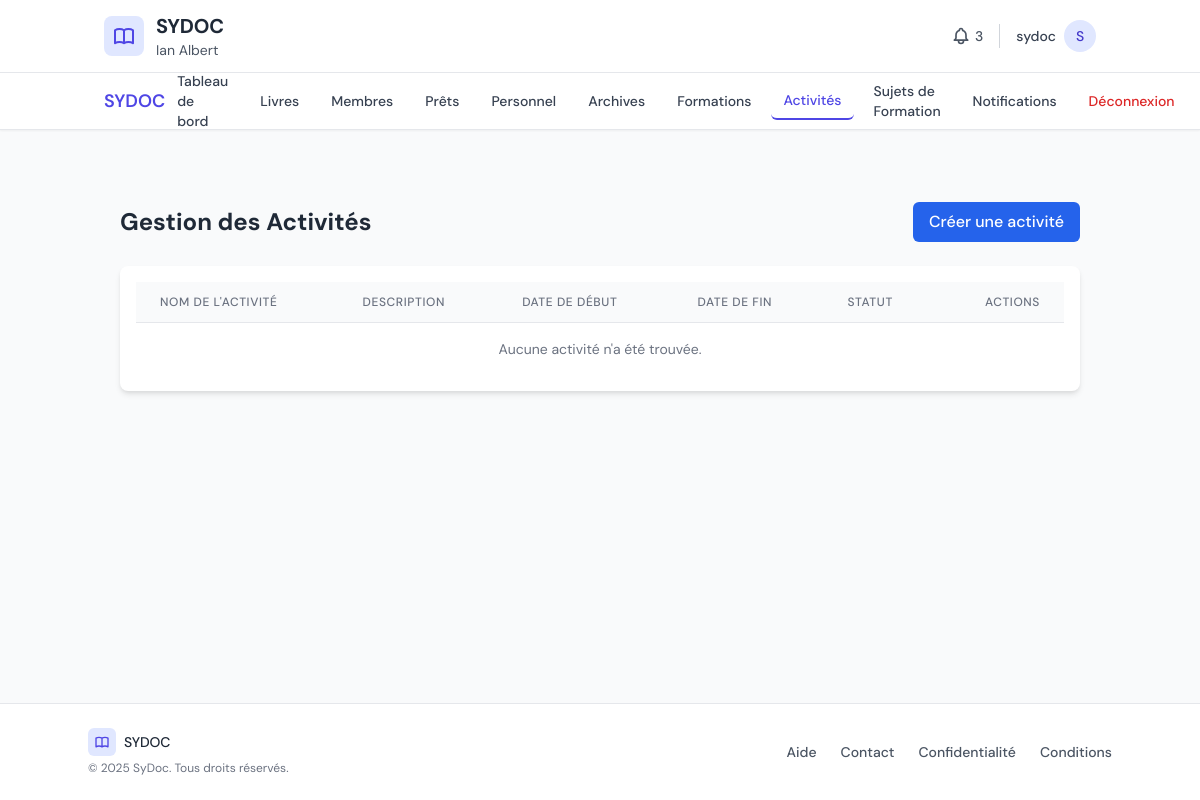
The page /center/activities/ (signed in) on the database as committed earlier.
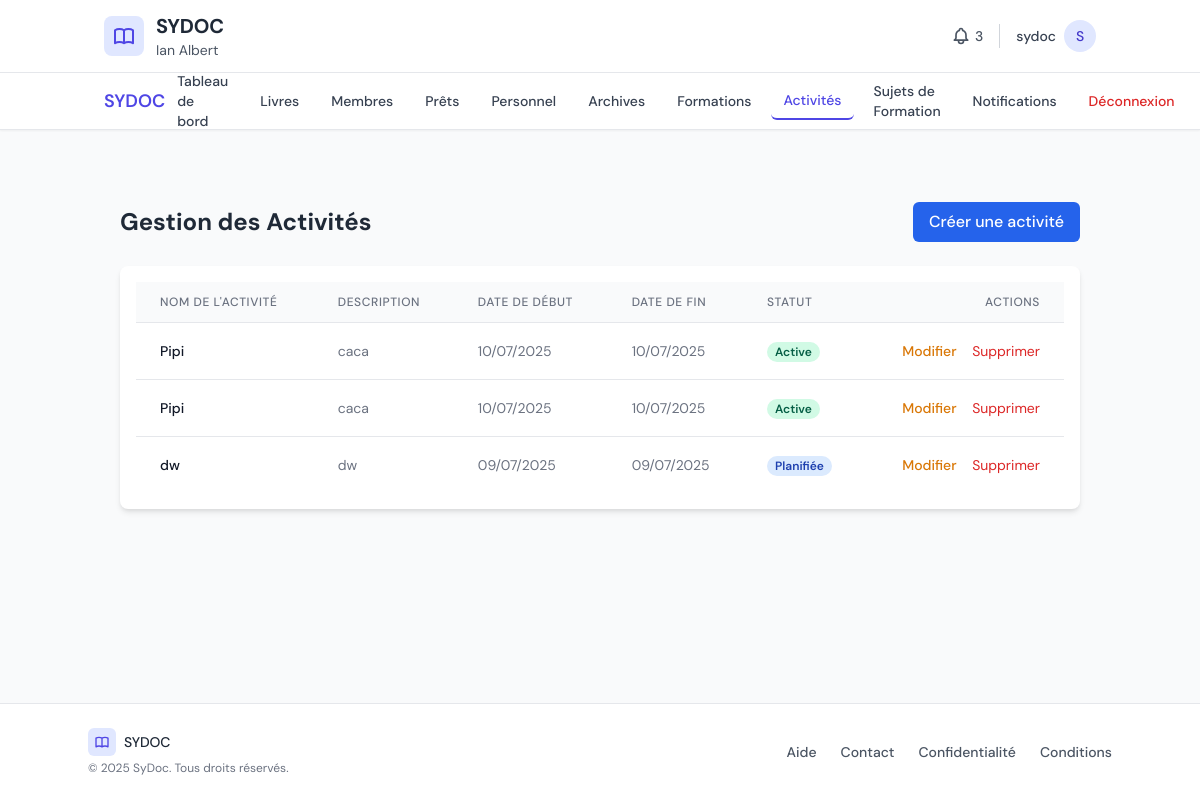
The same page on the database as committed later.
### core/models.py (models this page shows, shortened)
class DocumentationCenter(models.Model):
    name = models.CharField(max_length=255, unique=True, verbose_name=_("Nom du Centre"))
    email = models.EmailField(unique=True, verbose_name=_("E-mail du Centre (Officiel)"))
    phone_regex = RegexValidator(
        regex=r'^\+?1?\d{9,15}$',
        message=_("Le numéro de téléphone doit être entré au format : '+999999999'. Jusqu'à 15 chiffres autorisés.")
    )
    phone1 = models.CharField(validators=[phone_regex], max_length=17, blank=True, null=True, verbose_name=_("Téléphone 1"))
    phone2 = models.CharField(validators=[phone_regex], max_length=17, blank=True, null=True, verbose_name=_("Téléphone 2"))
    full_address = models.TextField(verbose_name=_("Adresse Complète"))
    department = models.ForeignKey(Department, on_delete=models.SET_NULL, null=True, verbose_name=_("Département"))
    arrondissement = models.ForeignKey(Arrondissement, on_delete=models.SET_NULL, null=True, blank=True, verbose_name=_("Arrondissement"))
    commune = models.ForeignKey(Commune, on_delete=models.SET_NULL, null=True, blank=True, verbose_name=_("Commune"))
    responsible_full_name = models.CharField(max_length=255, verbose_name=_("Nom Complet du Responsable"))
    responsible_phone1 = models.CharField(validators=[phone_regex], max_length=17, blank=True, null=True, verbose_name=_("Téléphone Responsable 1"))
    responsible_phone2 = models.CharField(validators=[phone_regex], max_length=17, blank=True, null=True, verbose_name=_("Téléphone Responsable 2"))
    responsible_address = models.TextField(verbose_name=_("Adresse du Responsable"))
    responsible_email = models.EmailField(verbose_name=_("E-mail Personnel du Responsable"))
    creation_date = models.DateTimeField(auto_now_add=True, verbose_name=_("Date de Création du Compte"))
    trial_start_date = models.DateField(default=timezone.now, verbose_name=_("Date de Début d'Essai"))
    trial_end_date = models.DateField(verbose_name=_("Date de Fin d'Essai"))
    is_blocked = models.BooleanField(default=False, verbose_name=_("Compte Bloqué"))
    is_active = models.BooleanField(default=True, verbose_name=_("Compte Actif"))
    monthly_fee = models.DecimalField(max_digits=10, decimal_places=2, default=0.00, verbose_name=_("Montant Mensuel à Payer"))
    quota_physical_books = models.IntegerField(default=-1, verbose_name=_("Quota Livres Physiques (-1 pour illimité)"))
    quota_ebooks = models.IntegerField(default=-1, verbose_name=_("Quota Ebooks (-1 pour illimité)"))
    quota_trainings = models.IntegerField(default=-1, verbose_name=_("Quota Formations (-1 pour illimité)"))
    quota_archives = models.IntegerField(default=-1, verbose_name=_("Quota Archives (-1 pour illimité)"))
    class Meta:
        verbose_name = _("Centre de Documentation")
        verbose_name_plural = _("Centres de Documentation")
        ordering = ['name']

class Activity(models.Model):
    class Status(models.TextChoices):
        PLANNED = 'planned', 'Planifié'
        ACTIVE = 'active', 'Actif'
        INACTIVE = 'inactive', 'Inactif'
        COMPLETED = 'completed', 'Terminé'
        SUSPENDED = 'suspended', 'Suspendu'
    documentation_center = models.ForeignKey(
        DocumentationCenter,
        on_delete=models.CASCADE,
        related_name='activities'
    )
    name = models.CharField(max_length=255, verbose_name="Nom de l'activité", help_text="Le nom officiel de l'activité.")
    description = models.TextField(blank=True, null=True, verbose_name="Description", help_text="Une description détaillée de l'activité.")
    start_date = models.DateField(blank=True, null=True, verbose_name="Date de début")
    end_date = models.DateField(blank=True, null=True, verbose_name="Date de fin")
    status = models.CharField(
        max_length=20,
        choices=Status.choices,
        default=Status.PLANNED,
        verbose_name="Statut"
    )
    created_at = models.DateTimeField(auto_now_add=True, verbose_name="Date de création")
    class Meta:
        verbose_name = "Activité"
        verbose_name_plural = "Activités"
        ordering = ['name']

### center_panel/views.py (the view)
# urls.py: path('activities/', views.activity_list, name='activities'),
@login_required
def activity_list(request):
    current_center = DocumentationCenter.objects.first()
    activities = Activity.objects.filter(documentation_center=current_center)
    context = {
        'current_center': current_center,
        'activities': activities
    }
    return render(request, 'center_panel/activities.html', context)

### center_panel/templates/center_panel/activities.html (shortened to what this page needs)
{% extends 'center_panel/base.html' %}
{% block content %}
<div class="container mx-auto px-4 py-8">
    <div class="flex justify-between items-center mb-6">
        <h1 class="text-2xl font-bold text-gray-800">Gestion des Activités</h1>
        <a href="{% url 'center_panel:add_activity' %}" class="bg-blue-600 hover:bg-blue-700 text-white font-medium py-2 px-4 rounded-md transition duration-150 ease-in-out">
            Créer une activité
        </a>
    </div>
    <div class="bg-white shadow-md rounded-lg overflow-hidden">
        <div class="p-4">
            <table id="activity-table" class="min-w-full divide-y divide-gray-200">
                <thead class="bg-gray-50">
                    <tr>
                        <th class="px-6 py-3 text-left text-xs font-medium text-gray-500 uppercase tracking-wider">Nom de l'activité</th>
                        <th class="px-6 py-3 text-left text-xs font-medium text-gray-500 uppercase tracking-wider">Description</th>
                        <th class="px-6 py-3 text-left text-xs font-medium text-gray-500 uppercase tracking-wider">Date de début</th>
                        <th class="px-6 py-3 text-left text-xs font-medium text-gray-500 uppercase tracking-wider">Date de fin</th>
                        <th class="px-6 py-3 text-left text-xs font-medium text-gray-500 uppercase tracking-wider">Statut</th>
                        <th class="px-6 py-3 text-right text-xs font-medium text-gray-500 uppercase tracking-wider">Actions</th>
                    </tr>
                </thead>
                <tbody class="bg-white divide-y divide-gray-200">
                    {% for activity in activities %}
                    <tr class="hover:bg-gray-50">
                        <td class="px-6 py-4 whitespace-nowrap text-sm font-medium text-gray-900">
                            {{ activity.name }}
                        </td>
                        <td class="px-6 py-4 whitespace-nowrap text-sm text-gray-500">
                            {{ activity.description|truncatechars:50 }}
                        </td>
                        <td class="px-6 py-4 whitespace-nowrap text-sm text-gray-500">
                            {{ activity.start_date|date:"d/m/Y" }}
                        </td>
                        <td class="px-6 py-4 whitespace-nowrap text-sm text-gray-500">
                            {{ activity.end_date|date:"d/m/Y" }}
                        </td>
                        <td class="px-6 py-4 whitespace-nowrap">
                            {% if activity.status == 'active' %}
                                <span class="px-2 inline-flex text-xs leading-5 font-semibold rounded-full bg-green-100 text-green-800">
                                    Active
                                </span>
                            {% elif activity.status == 'inactive' %}
                                <span class="px-2 inline-flex text-xs leading-5 font-semibold rounded-full bg-gray-100 text-gray-800">
                                    Inactive
                                </span>
                            {% else %}
                                <span class="px-2 inline-flex text-xs leading-5 font-semibold rounded-full bg-blue-100 text-blue-800">
                                    Planifiée
                                </span>
                            {% endif %}
                        </td>
                        <td class="px-6 py-4 whitespace-nowrap text-right text-sm font-medium">
                            <a href="{% url 'center_panel:edit_activity' activity.pk %}" class="text-yellow-600 hover:text-yellow-900 mr-3">Modifier</a>
                            <button type="button"
                                    class="text-red-600 hover:text-red-900 focus:outline-none"
                                    onclick="showDeleteModal({{ activity.pk }}, '{{ activity.name|escapejs }}')">
                                Supprimer
                            </button>
                        </td>
                    </tr>
                    {% empty %}
                    <tr>
                        <td colspan="6" class="px-6 py-4 text-center text-sm text-gray-500">
                            Aucune activité n'a été trouvée.
                        </td>
                    </tr>
                    {% endfor %}
                </tbody>
            </table>
        </div>
    </div>
</div>
{% endblock %}

### center_panel/templates/center_panel/base.html (shortened to what this page needs)
<!DOCTYPE html>
<html lang="fr">
<head>
    <link href="https://cdn.jsdelivr.net/npm/tailwindcss@2.2.19/dist/tailwind.min.css" rel="stylesheet">
    <link href="https://cdn.datatables.net/2.3.2/css/dataTables.dataTables.min.css" rel="stylesheet">
</head>
<body class="bg-gray-50">
    <header class="bg-white border-b border-gray-200 shadow-sm">
        <div class="container mx-auto px-4 py-3 flex justify-between items-center">
            <div class="flex items-center animate__animated animate__fadeIn">
                <div class="mr-3 p-2 bg-indigo-100 rounded-lg">
                </div>
                <div>
                    <h1 class="text-xl funnel-sans-bold text-gray-800">SYDOC</h1>
                    <p class="text-sm dm-sans-regular text-gray-600">{{ current_center.name|default:"Centre de Documentation" }}</p>
                </div>
            </div>
            <div class="flex items-center space-x-4">
                <div class="relative">
                    <button class="flex items-center text-gray-600 hover:text-gray-800 focus:outline-none">
                        <span class="ml-1 text-sm dm-sans-medium">3</span>
                    </button>
                </div>
                <div class="flex items-center">
                    <span class="text-sm dm-sans-medium text-gray-700 mr-2">{{ request.user.username }}</span>
                    <div class="bg-indigo-100 rounded-full h-8 w-8 flex items-center justify-center">
                        <span class="text-sm funnel-sans-medium text-indigo-700">{{ request.user.username|slice:":1"|upper }}</span>
                    </div>
                </div>
            </div>
        </div>
    </header>
    <nav class="bg-white border-b border-gray-200 shadow-sm sticky top-0 z-10">
        <div class="container mx-auto px-4">
            <div class="flex items-center justify-between h-14">
                <div class="flex items-center">
                    <a href="{% url 'center_panel:dashboard' %}" class="flex items-center">
                        <span class="text-lg font-semibold text-indigo-600">SYDOC</span>
                    </a>
                </div>
                <div class="hidden md:flex md:items-center md:space-x-2">
                    <a href="{% url 'center_panel:dashboard' %}" class="px-3 py-2 rounded-md text-sm dm-sans-medium hover:bg-gray-100 transition-colors duration-200 {% if request.resolver_match.url_name == 'dashboard' %}text-indigo-600 border-b-2 border-indigo-600{% else %}text-gray-700{% endif %}">Tableau de bord</a>
                    <a href="{% url 'center_panel:books' %}" class="px-3 py-2 rounded-md text-sm dm-sans-medium hover:bg-gray-100 transition-colors duration-200 {% if request.resolver_match.url_name == 'books' %}text-indigo-600 border-b-2 border-indigo-600{% else %}text-gray-700{% endif %}">Livres</a>
                    <a href="{% url 'center_panel:members' %}" class="px-3 py-2 rounded-md text-sm dm-sans-medium hover:bg-gray-100 transition-colors duration-200 {% if request.resolver_match.url_name == 'members' %}text-indigo-600 border-b-2 border-indigo-600{% else %}text-gray-700{% endif %}">Membres</a>
                    <a href="{% url 'center_panel:loans' %}" class="px-3 py-2 rounded-md text-sm dm-sans-medium hover:bg-gray-100 transition-colors duration-200 {% if request.resolver_match.url_name == 'loans' %}text-indigo-600 border-b-2 border-indigo-600{% else %}text-gray-700{% endif %}">Prêts</a>
                    <a href="{% url 'center_panel:staff' %}" class="px-3 py-2 rounded-md text-sm dm-sans-medium hover:bg-gray-100 transition-colors duration-200 {% if request.resolver_match.url_name == 'staff' %}text-indigo-600 border-b-2 border-indigo-600{% else %}text-gray-700{% endif %}">Personnel</a>
                    <a href="{% url 'center_panel:archives' %}" class="px-3 py-2 rounded-md text-sm dm-sans-medium hover:bg-gray-100 transition-colors duration-200 {% if request.resolver_match.url_name == 'archives' %}text-indigo-600 border-b-2 border-indigo-600{% else %}text-gray-700{% endif %}">Archives</a>
                    <a href="{% url 'center_panel:trainings' %}" class="px-3 py-2 rounded-md text-sm dm-sans-medium hover:bg-gray-100 transition-colors duration-200 {% if request.resolver_match.url_name == 'trainings' %}text-indigo-600 border-b-2 border-indigo-600{% else %}text-gray-700{% endif %}">Formations</a>
                    <a href="{% url 'center_panel:activities' %}" class="px-3 py-2 rounded-md text-sm dm-sans-medium hover:bg-gray-100 transition-colors duration-200 {% if request.resolver_match.url_name == 'activities' %}text-indigo-600 border-b-2 border-indigo-600{% else %}text-gray-700{% endif %}">Activités</a>
                    <a href="{% url 'center_panel:training_subjects' %}" class="px-3 py-2 rounded-md text-sm dm-sans-medium hover:bg-gray-100 transition-colors duration-200 {% if request.resolver_match.url_name == 'training_subjects' %}text-indigo-600{% else %}text-gray-700{% endif %}">Sujets de Formation</a>
                    <a href="{% url 'center_panel:notifications' %}" class="px-3 py-2 rounded-md text-sm dm-sans-medium hover:bg-gray-100 transition-colors duration-200 {% if request.resolver_match.url_name == 'notifications' %}text-indigo-600{% else %}text-gray-700{% endif %}">Notifications</a>
                    <a href="{% url 'logout' %}" class="ml-2 px-3 py-2 rounded-md text-sm dm-sans-medium text-red-600 hover:bg-red-50 transition-colors duration-200">Déconnexion</a>
                </div>
            </div>
        </div>
    </nav>
    <main class="container mx-auto py-6 px-4">
        <div>
            {% block content %}{% endblock content %}
        </div>
    </main>
    <footer class="bg-white border-t border-gray-200 py-6 px-4">
        <div class="container mx-auto">
            <div class="flex flex-col md:flex-row justify-between items-center">
                <div class="mb-4 md:mb-0">
                    <div class="flex items-center">
                        <div class="mr-2 p-1.5 bg-indigo-100 rounded-md">
                        </div>
                        <span class="text-sm funnel-sans-medium text-gray-800">SYDOC</span>
                    </div>
                    <p class="text-xs dm-sans-regular text-gray-500 mt-1">&copy; 2025 SyDoc. Tous droits réservés.</p>
                </div>
                <div class="flex space-x-6">
                    <a href="#" class="text-sm dm-sans-medium text-gray-600 hover:text-indigo-600 transition-colors">Aide</a>
                    <a href="#" class="text-sm dm-sans-medium text-gray-600 hover:text-indigo-600 transition-colors">Contact</a>
                    <a href="#" class="text-sm dm-sans-medium text-gray-600 hover:text-indigo-600 transition-colors">Confidentialité</a>
                    <a href="#" class="text-sm dm-sans-medium text-gray-600 hover:text-indigo-600 transition-colors">Conditions</a>
                </div>
            </div>
        </div>
    </footer>
</body>
</html>

### center_panel/templates/center_panel/base.html (style rules this page uses)
body { display: flex; flex-direction: column; min-height: 100vh; font-family: 'DM Sans', sans-serif; background-color: #f9fafb; }
main { flex: 1; }
.dm-sans-regular { font-family: 'DM Sans', sans-serif; font-weight: 400; }
.dm-sans-medium { font-family: 'DM Sans', sans-serif; font-weight: 500; }
.funnel-sans-medium { font-family: 'DM Sans', sans-serif; font-weight: 500; letter-spacing: -0.01em; }
.funnel-sans-bold { font-family: 'DM Sans', sans-serif; font-weight: 700; letter-spacing: -0.01em; }

Rows that differ between the two databases and show on the page:
added Activity: name "Pipi", description "caca", start_date "10/07/2025", end_date "10/07/2025", status "Active"
added Activity: name "Pipi", description "caca", start_date "10/07/2025", end_date "10/07/2025", status "Active"
added Activity: name "dw", description "dw", start_date "09/07/2025", end_date "09/07/2025", status "Planifiée"
Other text that changed with them:
text no longer shown: "Aucune activité n'a été trouvée."
